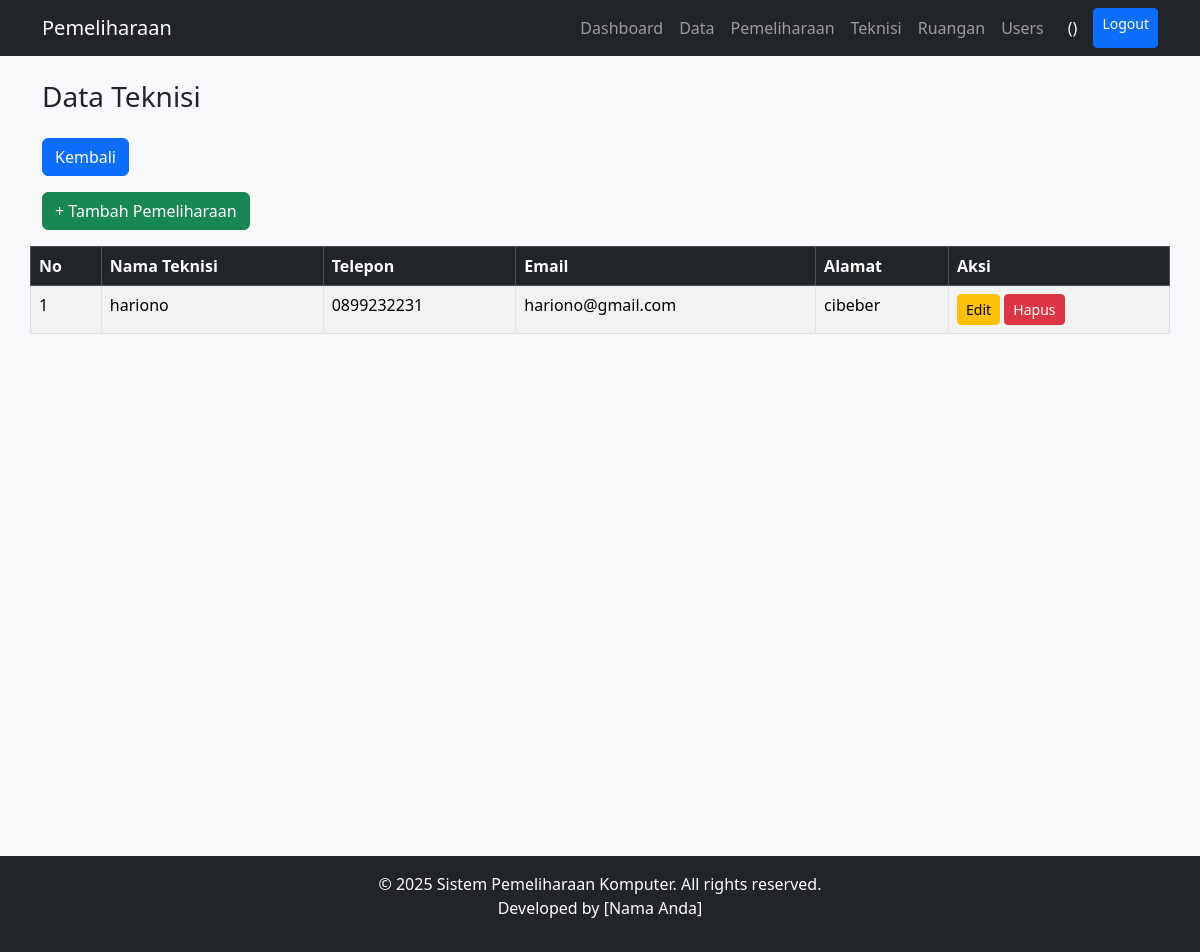
The page /teknisi/index.php on the database its author committed.
### tables this page shows
CREATE TABLE `tteknisi` (
  `id_teknisi` int NOT NULL,
  `nama_teknisi` varchar(100) DEFAULT NULL,
  `telpon` varchar(20) DEFAULT NULL,
  `email` varchar(100) DEFAULT NULL,
  `alamat` text
);

### teknisi/index.php (the view, shortened to what this page needs)
<?php
include '../config/koneksi.php';
include '../template/navbar.php';
include '../template/header.php';
?>
<div class="container d-flex flex-column min-vh-100">
    <div class="flex-fill">
        <div class="row mt-4">
            <h3>Data Teknisi</h3>
            <div class="col-md-3 mt-3">
                <a href="../dashboard.php" class="btn btn-primary mb-3">Kembali</a>
                <a href="tambah.php" class="btn btn-success mb-3">+ Tambah Pemeliharaan</a>
            </div>
            <table class="table table-bordered table-striped">
                <thead class="table-dark">
                    <tr>
                        <th>No</th>
                        <th>Nama Teknisi</th>
                        <th>Telepon</th>
                        <th>Email</th>
                        <th>Alamat</th>
                        <th>Aksi</th>
                    </tr>
                </thead>
                <tbody>
                <?php
                $no = 1;
                $sql = "SELECT * FROM tteknisi";
                $result = $conn->query($sql);
                while($row = $result->fetch_assoc()):
                ?>
                    <tr>
                        <td><?= $no++ ?></td>
                        <td><?= $row['nama_teknisi'] ?></td>
                        <td><?= $row['telpon'] ?></td>
                        <td><?= $row['email'] ?></td>
                        <td><?= $row['alamat'] ?></td>
                        <td>
                            <a href="edit.php?id=<?= $row['id_teknisi'] ?>" class="btn btn-warning btn-sm">Edit</a>
                            <a href="hapus.php?id=<?= $row['id_teknisi'] ?>" onclick="return confirm('Hapus data ini?')" class="btn btn-danger btn-sm">Hapus</a>
                        </td>
                    </tr>
                <?php endwhile; ?>
                </tbody>
            </table>
        </div>
    </div>
</div>
<?php
    include '../template/footer.php';
?>

### rows shown on the page
tteknisi: nama_teknisi "hariono", telpon "0899232231", email "hariono@gmail.com", alamat "cibeber"
